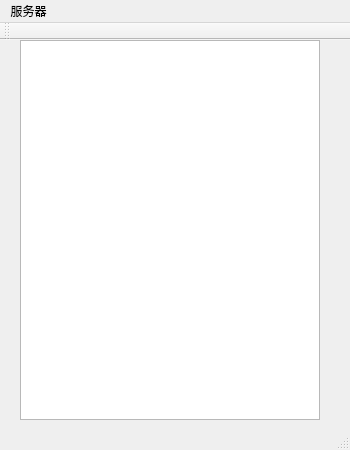
<?xml version="1.0" encoding="UTF-8"?>
<ui version="4.0">
 <class>MainWindow</class>
 <widget class="QMainWindow" name="MainWindow">
  <property name="geometry">
   <rect>
    <x>0</x>
    <y>0</y>
    <width>350</width>
    <height>450</height>
   </rect>
  </property>
  <property name="windowTitle">
   <string>MainWindow</string>
  </property>
  <widget class="QWidget" name="centralWidget">
   <widget class="QTextBrowser" name="textBrowser">
    <property name="geometry">
     <rect>
      <x>20</x>
      <y>0</y>
      <width>300</width>
      <height>380</height>
     </rect>
    </property>
   </widget>
  </widget>
  <widget class="QMenuBar" name="menuBar">
   <property name="geometry">
    <rect>
     <x>0</x>
     <y>0</y>
     <width>350</width>
     <height>23</height>
    </rect>
   </property>
   <widget class="QMenu" name="menu">
    <property name="title">
     <string>服务器</string>
    </property>
   </widget>
   <addaction name="menu"/>
  </widget>
  <widget class="QToolBar" name="mainToolBar">
   <attribute name="toolBarArea">
    <enum>TopToolBarArea</enum>
   </attribute>
   <attribute name="toolBarBreak">
    <bool>false</bool>
   </attribute>
  </widget>
  <widget class="QStatusBar" name="statusBar"/>
 </widget>
 <layoutdefault spacing="6" margin="11"/>
 <resources/>
 <connections/>
</ui>
